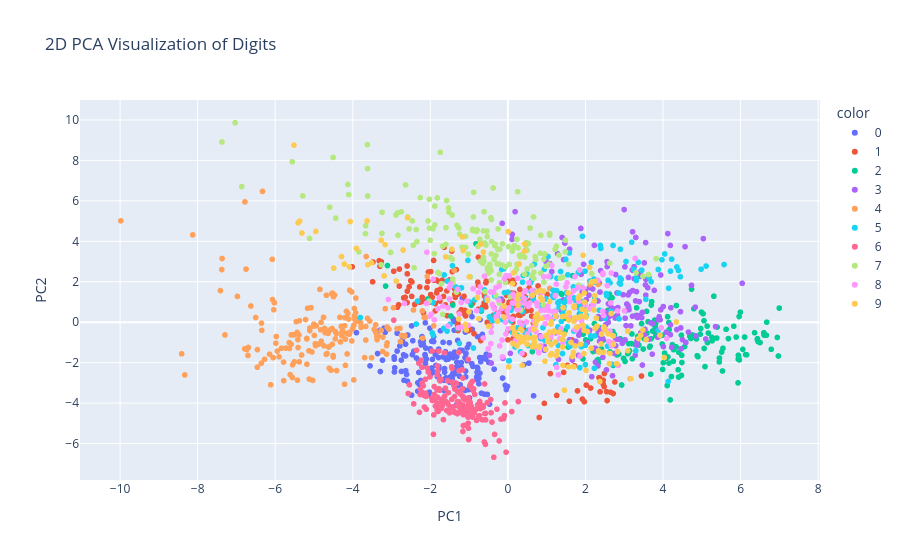

This figure's notebook cell:
### Markdown cell above
## 8. 2D PCA Visualization

### Code cell
pca_2d = PCA(n_components=2)
X_2d = pca_2d.fit_transform(X_scaled)

df_2d = pd.DataFrame(X_2d, columns=["PC1","PC2"])
df_2d["label"] = y

fig = px.scatter(df_2d, x="PC1", y="PC2", color=df_2d["label"].astype(str),
                 title="2D PCA Visualization of Digits")

fig.show()

### Figure 1 — Plotly figure (JSON) as saved in the notebook; plotly's stock layout.template omitted (floating-point values rounded to 4 significant figures; data arrays with more than 128 entries replaced by an {"elided": "..."} marker saying what was removed)
{"data": [{"hovertemplate": "color=0<br>PC1=%{x}<br>PC2=%{y}<extra></extra>", "legendgroup": "0", "marker": {"color": "#636efa", "symbol": "circle"}, "mode": "markers", "name": "0", "showlegend": true, "type": "scattergl", "x": {"elided": "178 float values"}, "xaxis": "x", "y": {"elided": "178 float values"}, "yaxis": "y"}, {"hovertemplate": "color=1<br>PC1=%{x}<br>PC2=%{y}<extra></extra>", "legendgroup": "1", "marker": {"color": "#EF553B", "symbol": "circle"}, "mode": "markers", "name": "1", "showlegend": true, "type": "scattergl", "x": {"elided": "182 float values"}, "xaxis": "x", "y": {"elided": "182 float values"}, "yaxis": "y"}, {"hovertemplate": "color=2<br>PC1=%{x}<br>PC2=%{y}<extra></extra>", "legendgroup": "2", "marker": {"color": "#00cc96", "symbol": "circle"}, "mode": "markers", "name": "2", "showlegend": true, "type": "scattergl", "x": {"elided": "177 float values"}, "xaxis": "x", "y": {"elided": "177 float values"}, "yaxis": "y"}, {"hovertemplate": "color=3<br>PC1=%{x}<br>PC2=%{y}<extra></extra>", "legendgroup": "3", "marker": {"color": "#ab63fa", "symbol": "circle"}, "mode": "markers", "name": "3", "showlegend": true, "type": "scattergl", "x": {"elided": "183 float values"}, "xaxis": "x", "y": {"elided": "183 float values"}, "yaxis": "y"}, {"hovertemplate": "color=4<br>PC1=%{x}<br>PC2=%{y}<extra></extra>", "legendgroup": "4", "marker": {"color": "#FFA15A", "symbol": "circle"}, "mode": "markers", "name": "4", "showlegend": true, "type": "scattergl", "x": {"elided": "181 float values"}, "xaxis": "x", "y": {"elided": "181 float values"}, "yaxis": "y"}, {"hovertemplate": "color=5<br>PC1=%{x}<br>PC2=%{y}<extra></extra>", "legendgroup": "5", "marker": {"color": "#19d3f3", "symbol": "circle"}, "mode": "markers", "name": "5", "showlegend": true, "type": "scattergl", "x": {"elided": "182 float values"}, "xaxis": "x", "y": {"elided": "182 float values"}, "yaxis": "y"}, {"hovertemplate": "color=6<br>PC1=%{x}<br>PC2=%{y}<extra></extra>", "legendgroup": "6", "marker": {"color": "#FF6692", "symbol": "circle"}, "mode": "markers", "name": "6", "showlegend": true, "type": "scattergl", "x": {"elided": "181 float values"}, "xaxis": "x", "y": {"elided": "181 float values"}, "yaxis": "y"}, {"hovertemplate": "color=7<br>PC1=%{x}<br>PC2=%{y}<extra></extra>", "legendgroup": "7", "marker": {"color": "#B6E880", "symbol": "circle"}, "mode": "markers", "name": "7", "showlegend": true, "type": "scattergl", "x": {"elided": "179 float values"}, "xaxis": "x", "y": {"elided": "179 float values"}, "yaxis": "y"}, {"hovertemplate": "color=8<br>PC1=%{x}<br>PC2=%{y}<extra></extra>", "legendgroup": "8", "marker": {"color": "#FF97FF", "symbol": "circle"}, "mode": "markers", "name": "8", "showlegend": true, "type": "scattergl", "x": {"elided": "174 float values"}, "xaxis": "x", "y": {"elided": "174 float values"}, "yaxis": "y"}, {"hovertemplate": "color=9<br>PC1=%{x}<br>PC2=%{y}<extra></extra>", "legendgroup": "9", "marker": {"color": "#FECB52", "symbol": "circle"}, "mode": "markers", "name": "9", "showlegend": true, "type": "scattergl", "x": {"elided": "180 float values"}, "xaxis": "x", "y": {"elided": "180 float values"}, "yaxis": "y"}], "layout": {"legend": {"title": {"text": "color"}, "tracegroupgap": 0}, "title": {"text": "2D PCA Visualization of Digits"}, "xaxis": {"anchor": "y", "domain": [0, 1], "title": {"text": "PC1"}}, "yaxis": {"anchor": "x", "domain": [0, 1], "title": {"text": "PC2"}}}}
